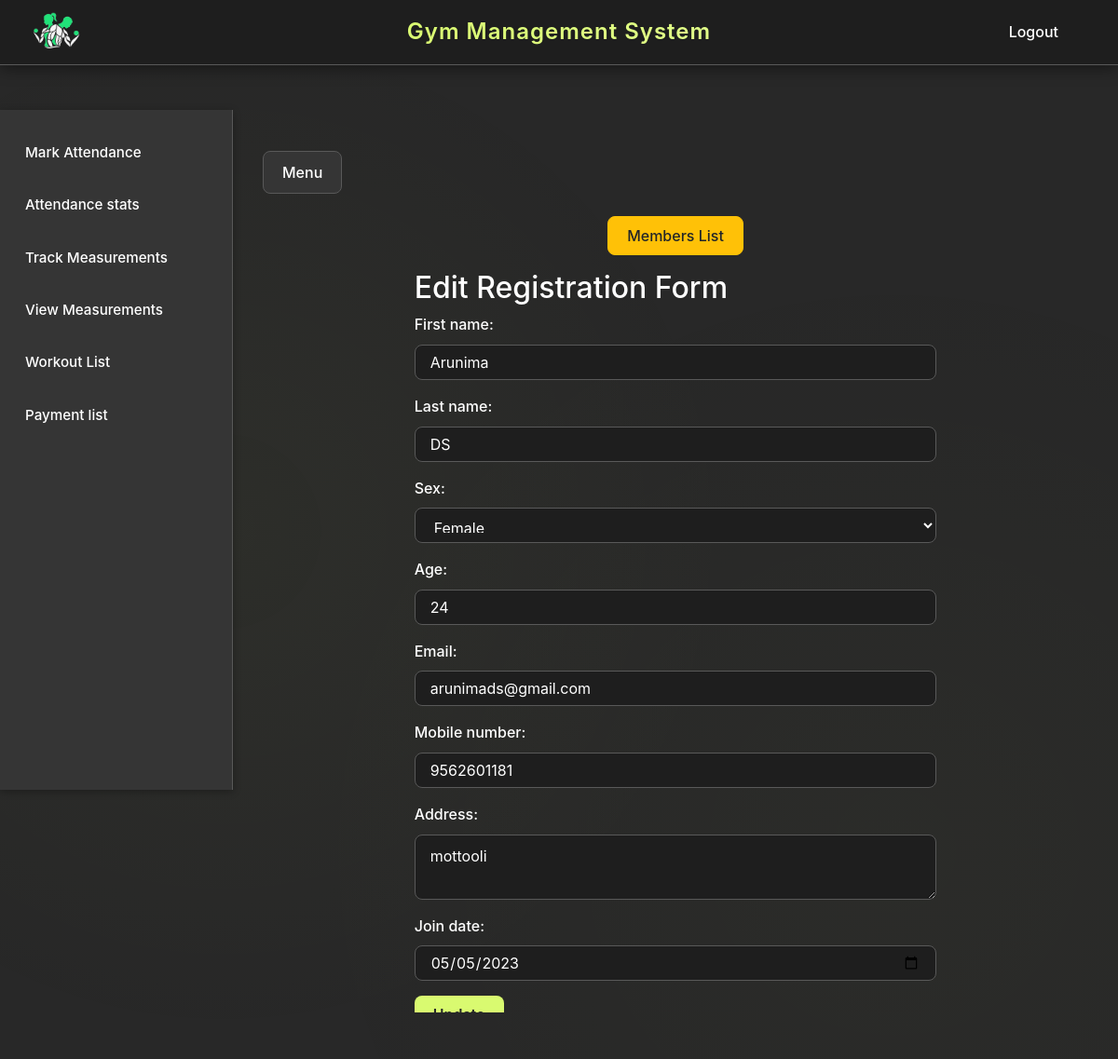
Page /edit_member/1/ on the committed database.
### registration/models.py (models this page shows, shortened)
class Registers(models.Model):
    SEX_CHOICES = [
        ('Male', 'Male'),
        ('Female', 'Female'),
        ('Other', 'Other'),
    ]
    user = models.OneToOneField(User, on_delete=models.CASCADE)
    first_name = models.CharField(max_length=100)
    last_name = models.CharField(max_length=100)
    sex = models.CharField(max_length=10, choices=SEX_CHOICES)
    age = models.PositiveIntegerField()
    email = models.EmailField(unique=True)
    mobile_number = models.CharField(max_length=15)
    address = models.TextField()
    join_date = models.DateField(null=True, blank=True)
    class Meta:
        db_table='registers'

### registration/views.py (the view)
# urls.py: path('edit_member/<int:member_id>/', edit_member, name='edit_member'),
def edit_member(request, member_id):
    member = Registers.objects.get(id=member_id)
    if request.method == 'POST':
        form = RegisterForm(request.POST, instance=member)
        if form.is_valid():
            form.save()
            return redirect('members_list')
    else:
        form = RegisterForm(instance=member)
    return render(request, 'registration/edit_member.html', {'form': form})

### registration/forms.py
class RegisterForm(forms.ModelForm):
    class Meta:
        model = Registers
        fields = [
            'first_name',
            'last_name',
            'sex',
            'age',
            'email',
            'mobile_number',
            'address',
            'join_date'
        ]
        widgets = {
            'first_name': forms.TextInput(attrs={'class': 'form-control','placeholder':'First Name'}),
            'last_name': forms.TextInput(attrs={'class': 'form-control','placeholder':'Last Name'}),
            'sex': forms.Select(attrs={'class': 'form-control'}),
            'age': forms.NumberInput(attrs={'class': 'form-control'}),
            'email': forms.EmailInput(attrs={'class': 'form-control'}),
            'mobile_number': forms.TextInput(attrs={'class': 'form-control'}),
            'address': forms.Textarea(attrs={'class': 'form-control', 'rows': 2}),
            'join_date': forms.DateInput(attrs={'type': 'date', 'class': 'form-control'}),
        }

### main/templates/registration/edit_member.html
{% extends "base.html" %} {% block content %}
<div class="container">
  <div class="row justify-content-center">
    <div class="col-12 text-center mb-3">
      <button
        type="button"
        class="btn btn-warning"
        onclick="window.location.href = '/members_list/'"
      >
        Members List
      </button>
    </div>
  </div>
  <div class="row justify-content-center">
    <div class="col-md-8">
      <h2>Edit Registration Form</h2>
      <form method="post">
        {% csrf_token %} {{ form.as_p }}
        <button type="submit" class="btn btn-primary">Update</button>
      </form>
    </div>
  </div>
</div>
{% endblock %}

### main/static/css/base.css (style rules this page uses)
:root { --primary-green: #D9FA70; --dark-bg: #282828; --white: #FFFFFF; --gray-medium: #595959; --color-primary: var(--primary-green); --color-primary-dark: #c5e65a; --color-primary-light: #e2ff8a; --color-background: var(--dark-bg); --color-background-light: #353535; --color-background-dark: #1e1e1e; --color-text: var(--white); --color-text-muted: var(--gray-medium); --color-border: var(--gray-medium); --shadow-sm: 0 2px 8px rgba(0, 0, 0, 0.3); --shadow-md: 0 4px 16px rgba(0, 0, 0, 0.4); --shadow-lg: 0 8px 32px rgba(0, 0, 0, 0.5); --shadow-primary: 0 4px 12px rgba(217, 250, 112, 0.2); --radius-sm: 8px; --radius-md: 12px; --radius-lg: 16px; --radius-xl: 24px; --transition-fast: 0.2s ease; --transition-normal: 0.3s ease; --transition-slow: 0.5s ease; --sidebar-width: 250px; --sidebar-collapsed-width: 0px; }
* { margin: 0; padding: 0; box-sizing: border-box; }
body { background: var(--color-background); color: var(--color-text); font-family: 'Inter', 'Segoe UI', 'Poppins', -apple-system, BlinkMacSystemFont, sans-serif; line-height: 1.6; overflow-x: hidden; min-height: 100vh; }
body::before { content: ''; position: fixed; top: 0; left: 0; width: 100%; height: 100%; background: radial-gradient(circle at 20% 50%, rgba(217, 250, 112, 0.03) 0%, transparent 50%), radial-gradient(circle at 80% 80%, rgba(217, 250, 112, 0.02) 0%, transparent 50%); pointer-events: none; z-index: -1; }
.form-control { background: var(--color-background-dark); border: 1px solid var(--color-border); color: var(--color-text); border-radius: var(--radius-sm); padding: 0.625rem 1rem; transition: all var(--transition-fast); }
.form-control::placeholder { color: var(--color-text-muted); }
label { color: var(--color-text); font-weight: 500; margin-bottom: 0.5rem; }
.btn { border-radius: var(--radius-sm); padding: 0.5rem 1.25rem; font-weight: 500; transition: all var(--transition-fast); cursor: pointer; }
.btn-primary { background: var(--color-primary); border: none; color: var(--color-background); font-weight: 600; }

### rows in the picture
Registers: first_name "Arunima", last_name "DS", sex "Female", age "24", email "arunimads@gmail.com", mobile_number "9562601181", address "mottooli", join_date "05/05/2023"
